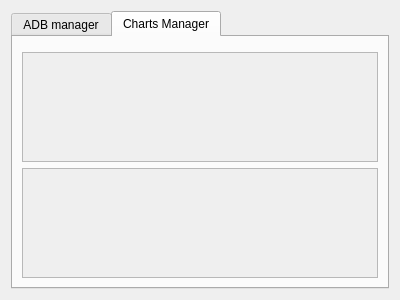
<?xml version="1.0" encoding="UTF-8"?>
<ui version="4.0">
 <class>Form</class>
 <widget class="QWidget" name="Form">
  <property name="geometry">
   <rect>
    <x>0</x>
    <y>0</y>
    <width>400</width>
    <height>300</height>
   </rect>
  </property>
  <property name="windowTitle">
   <string>Form</string>
  </property>
  <layout class="QGridLayout" name="gridLayout">
   <item row="0" column="0">
    <widget class="QTabWidget" name="adbviewer_tabWidget">
     <property name="currentIndex">
      <number>1</number>
     </property>
     <widget class="QWidget" name="ADBviewer">
      <attribute name="title">
       <string>ADB manager</string>
      </attribute>
      <layout class="QGridLayout" name="gridLayout_2">
       <item row="0" column="0">
        <widget class="QGroupBox" name="adbviewer_groupBox">
         <property name="title">
          <string/>
         </property>
        </widget>
       </item>
      </layout>
     </widget>
     <widget class="QWidget" name="charts_tab">
      <attribute name="title">
       <string>Charts Manager</string>
      </attribute>
      <layout class="QGridLayout" name="gridLayout_3">
       <item row="1" column="0">
        <widget class="QScrollArea" name="charts_scrollArea">
         <property name="widgetResizable">
          <bool>true</bool>
         </property>
         <widget class="QWidget" name="scrollAreaWidgetContents">
          <property name="geometry">
           <rect>
            <x>0</x>
            <y>0</y>
            <width>356</width>
            <height>106</height>
           </rect>
          </property>
         </widget>
        </widget>
       </item>
       <item row="2" column="0">
        <widget class="QScrollArea" name="chartsDumpsys_scrollArea">
         <property name="widgetResizable">
          <bool>true</bool>
         </property>
         <widget class="QWidget" name="scrollAreaWidgetContents_2">
          <property name="geometry">
           <rect>
            <x>0</x>
            <y>0</y>
            <width>356</width>
            <height>106</height>
           </rect>
          </property>
         </widget>
        </widget>
       </item>
       <item row="0" column="0">
        <widget class="QFrame" name="frame">
         <property name="frameShape">
          <enum>QFrame::StyledPanel</enum>
         </property>
         <property name="frameShadow">
          <enum>QFrame::Raised</enum>
         </property>
        </widget>
       </item>
      </layout>
     </widget>
    </widget>
   </item>
  </layout>
 </widget>
 <resources/>
 <connections/>
</ui>
